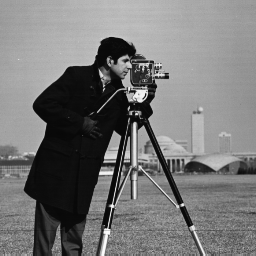
%> input picture 2/cameraman.tif, 256 x 256 px
$ octave problem3c.m   (GNU Octave 9; MATLAB toolbox functions it lacks are replaced by stand-ins)
%> lines starting %> are read from the running program, lines starting %| are printed output that depends on the picture

% reading in image and reshape it to a vector
I = im2double(imread("cameraman.tif"));
%> I: size 256x256 double; min 0.0275, max 0.992, mean 0.466
[col,row] = size(I);
%> col = 256; row = 256
I = reshape(I, [col*row, 1]);


figure;
[num,val] = hist(I(:), -0.5:0.025:1.5);
%> num = 81 values, max 8442 at index 23, min 0 at index 1, mean 809.1; val = 81 values from -0.5 to 1.5
bar(val, num/sum(num), 'FaceColor',[0.2,0.8,0.4]);
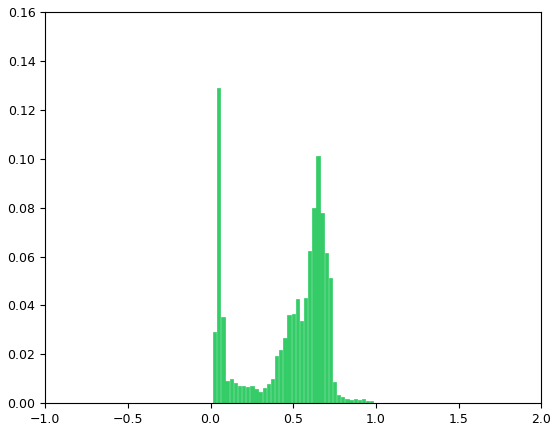
%> figure redrawn from the program's plot data; tallest bar 0.129 high, from x = 0.04 to 0.06

% construct noise vector p
p = zeros(col*row,1);
for i = 1:col*row
    p(i) = normrnd(0,0.1);
end

% output is the original image I plus noise p
output = I + p;

qqplot(p);

figure;
[num,val] = hist(output(:), -0.5:0.025:1.5);
%> num = 81 values, max 3479 at index 45, min 0 at index 1, mean 809.1
bar(val, num/sum(num), 'FaceColor',[0.2,0.8,0.4]);
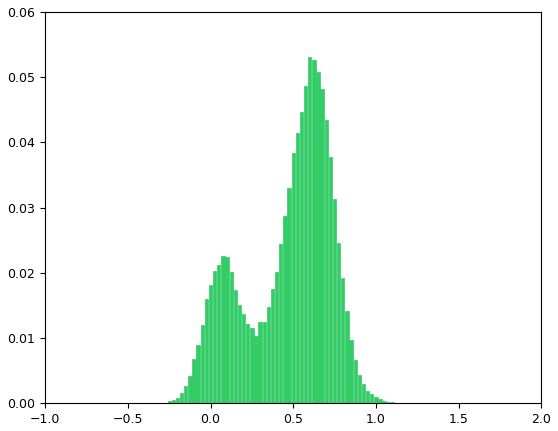
%> figure redrawn from the program's plot data; tallest bar 0.0531 high, from x = 0.59 to 0.61

% Clipping the output
for i = 1:col*row
    if output(i) < 0
        output(i) = 0;
    end
    if output(i) > 1
        output(i) = 1;
    end
end

figure;
[num,val] = hist(output(:), -0.5:0.025:1.5);
%> num = 81 values, max 4718 at index 21, min 0 at index 1, mean 809.1
bar(val, num/sum(num), 'FaceColor',[0.2,0.8,0.4]);
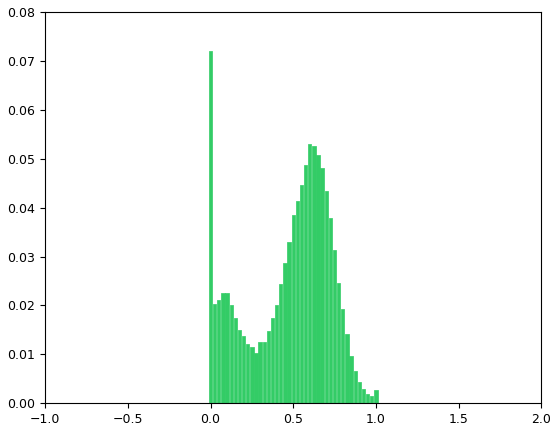
%> figure redrawn from the program's plot data; tallest bar 0.072 high, from x = -0.01 to 0.01

% calculating the residue Clip(Y) - theta
residue = output - I;

figure;
[num,val] = hist(residue(:), -0.5:0.025:1.5);
%> num = 81 values, max 7799 at index 19, min 0 at index 1, mean 809.1
bar(val, num/sum(num), 'FaceColor',[0.2,0.8,0.4]);
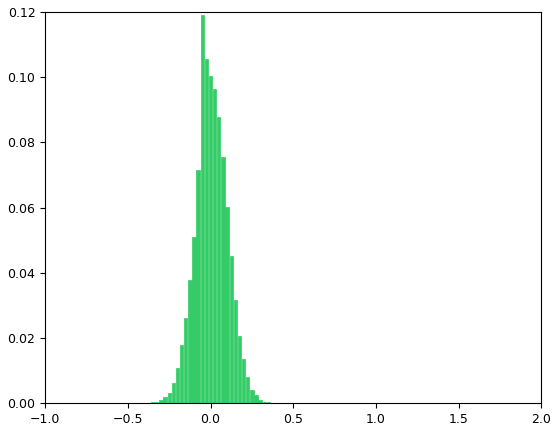
%> figure redrawn from the program's plot data; tallest bar 0.119 high, from x = -0.06 to -0.04


qqplot(residue);
